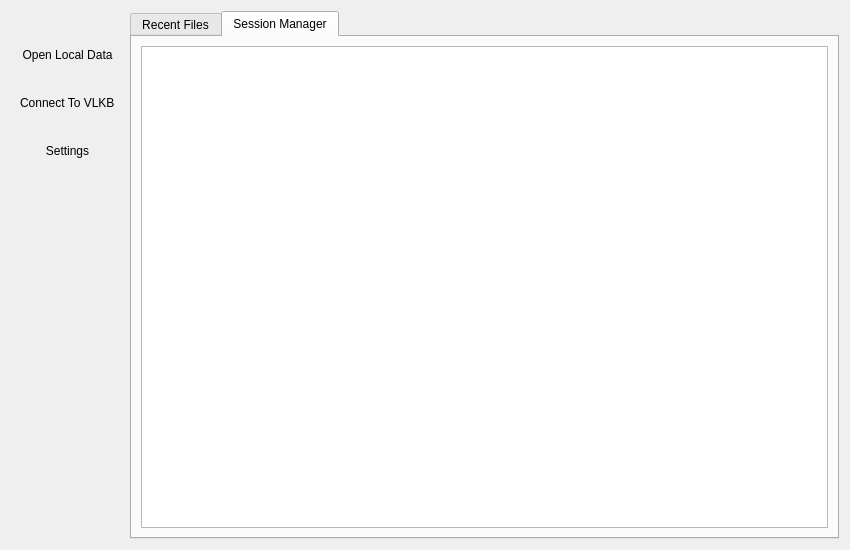
<?xml version="1.0" encoding="UTF-8"?>
<ui version="4.0">
 <class>StartupWindow</class>
 <widget class="QWidget" name="StartupWindow">
  <property name="geometry">
   <rect>
    <x>0</x>
    <y>0</y>
    <width>850</width>
    <height>550</height>
   </rect>
  </property>
  <property name="sizePolicy">
   <sizepolicy hsizetype="Fixed" vsizetype="Preferred">
    <horstretch>0</horstretch>
    <verstretch>0</verstretch>
   </sizepolicy>
  </property>
  <property name="windowTitle">
   <string>VisIVO Visual Analytics</string>
  </property>
  <property name="autoFillBackground">
   <bool>false</bool>
  </property>
  <layout class="QHBoxLayout" name="horizontalLayout_2" stretch="1,10">
   <item>
    <widget class="QWidget" name="leftContainer" native="true">
     <property name="sizePolicy">
      <sizepolicy hsizetype="Preferred" vsizetype="Preferred">
       <horstretch>0</horstretch>
       <verstretch>0</verstretch>
      </sizepolicy>
     </property>
     <layout class="QVBoxLayout" name="verticalLayout">
      <property name="sizeConstraint">
       <enum>QLayout::SetDefaultConstraint</enum>
      </property>
      <item>
       <widget class="QPushButton" name="localOpenPushButton">
        <property name="layoutDirection">
         <enum>Qt::LeftToRight</enum>
        </property>
        <property name="text">
         <string/>
        </property>
        <property name="iconSize">
         <size>
          <width>48</width>
          <height>48</height>
         </size>
        </property>
        <property name="default">
         <bool>false</bool>
        </property>
        <property name="flat">
         <bool>true</bool>
        </property>
       </widget>
      </item>
      <item>
       <widget class="QLabel" name="label_6">
        <property name="text">
         <string>Open Local Data</string>
        </property>
        <property name="alignment">
         <set>Qt::AlignCenter</set>
        </property>
       </widget>
      </item>
      <item>
       <widget class="QPushButton" name="vlkbPushButton">
        <property name="text">
         <string/>
        </property>
        <property name="iconSize">
         <size>
          <width>48</width>
          <height>48</height>
         </size>
        </property>
        <property name="flat">
         <bool>true</bool>
        </property>
       </widget>
      </item>
      <item>
       <widget class="QLabel" name="label_7">
        <property name="text">
         <string>Connect To VLKB</string>
        </property>
       </widget>
      </item>
      <item>
       <widget class="QPushButton" name="settingsPushButton">
        <property name="text">
         <string/>
        </property>
        <property name="iconSize">
         <size>
          <width>48</width>
          <height>48</height>
         </size>
        </property>
        <property name="flat">
         <bool>true</bool>
        </property>
       </widget>
      </item>
      <item>
       <widget class="QLabel" name="label_8">
        <property name="text">
         <string>Settings</string>
        </property>
        <property name="alignment">
         <set>Qt::AlignCenter</set>
        </property>
       </widget>
      </item>
      <item>
       <spacer name="verticalSpacer">
        <property name="orientation">
         <enum>Qt::Vertical</enum>
        </property>
        <property name="sizeHint" stdset="0">
         <size>
          <width>20</width>
          <height>40</height>
         </size>
        </property>
       </spacer>
      </item>
     </layout>
    </widget>
   </item>
   <item>
    <widget class="QTabWidget" name="tabWidget">
     <property name="currentIndex">
      <number>1</number>
     </property>
     <widget class="QWidget" name="tab">
      <attribute name="title">
       <string>Recent Files</string>
      </attribute>
      <layout class="QHBoxLayout" name="horizontalLayout_6">
       <item>
        <widget class="QWidget" name="rigthContainer" native="true">
         <layout class="QVBoxLayout" name="verticalLayout_3">
          <item>
           <widget class="QLabel" name="label_9">
            <property name="text">
             <string>Recent Files</string>
            </property>
           </widget>
          </item>
          <item>
           <layout class="QHBoxLayout" name="horizontalLayout">
            <item>
             <widget class="QListView" name="historyArea"/>
            </item>
            <item>
             <widget class="FitsHeaderViewer" name="headerViewer" native="true"/>
            </item>
           </layout>
          </item>
          <item>
           <widget class="QWidget" name="buttonArea" native="true">
            <layout class="QHBoxLayout" name="horizontalLayout_5">
             <item>
              <spacer name="horizontalSpacer">
               <property name="orientation">
                <enum>Qt::Horizontal</enum>
               </property>
               <property name="sizeHint" stdset="0">
                <size>
                 <width>40</width>
                 <height>20</height>
                </size>
               </property>
              </spacer>
             </item>
             <item>
              <widget class="QPushButton" name="clearPushButto">
               <property name="text">
                <string>Clear history</string>
               </property>
              </widget>
             </item>
             <item>
              <widget class="QPushButton" name="openPushButton">
               <property name="text">
                <string>Open</string>
               </property>
              </widget>
             </item>
            </layout>
           </widget>
          </item>
         </layout>
        </widget>
       </item>
      </layout>
     </widget>
     <widget class="QWidget" name="tab_2">
      <attribute name="title">
       <string>Session Manager</string>
      </attribute>
      <layout class="QHBoxLayout" name="horizontalLayout_3">
       <item>
        <widget class="QTreeView" name="sessionManagerTreeView"/>
       </item>
      </layout>
     </widget>
    </widget>
   </item>
  </layout>
 </widget>
 <customwidgets>
  <customwidget>
   <class>FitsHeaderViewer</class>
   <extends>QWidget</extends>
   <header location="global">src/fitsheaderviewer.h</header>
   <container>1</container>
  </customwidget>
 </customwidgets>
 <resources>
  <include location="../visivo.qrc"/>
 </resources>
 <connections/>
</ui>
